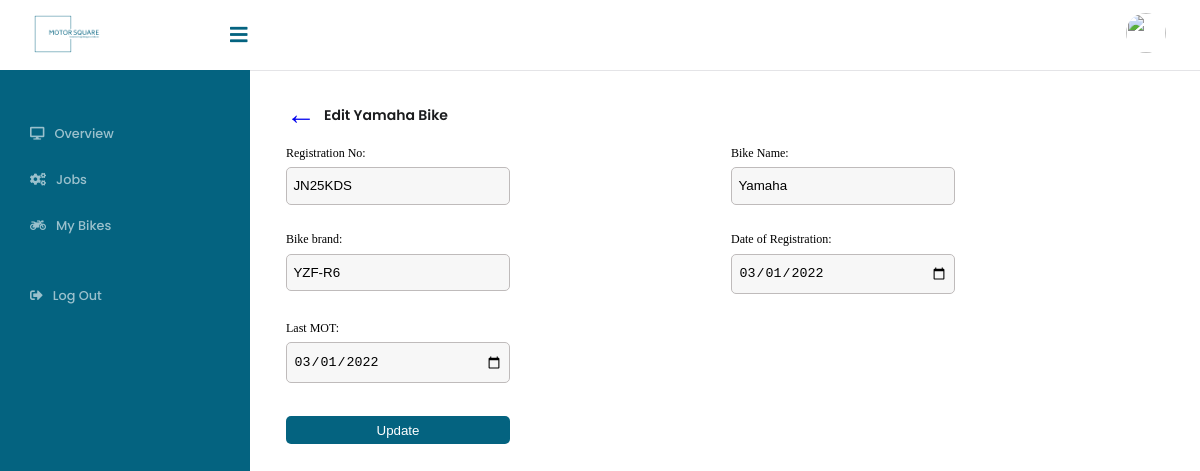
The page /customers/editBike.php?vehicleId=2 (signed in) on the database its author committed.
### tables this page shows
CREATE TABLE `vehicle` (
  `vehicleId` int(11) NOT NULL,
  `regoNumber` varchar(255) NOT NULL,
  `name` varchar(255) NOT NULL,
  `brand` varchar(255) NOT NULL,
  `regDate` date NOT NULL,
  `mot` date NOT NULL,
  `userId` int(11) NOT NULL
);

### customers/editBike.php (the view, shortened to what this page needs)
<?php
require_once("../shared/connection.php");
$bikeId = $_GET['vehicleId'];
$fetchBike=  "SELECT * From vehicle WHERE vehicleId = '$bikeId '";
$getResult = $connection->query($fetchBike);
$row=$getResult->fetch_assoc();
require_once("../shared/header.php");
require_once("shared/sidebar.php");
?>
    <div class="content">
      <div class="dashboard__overview">
        <div class="full-with flex-display align-center">
          <div class="flex-nojustify">
            <span><a class="back-arrow" href="dashboard.php">&larr;</a></span>
            <p class="dashboard__title mt-sm">Edit <?php echo $row["name"];?> Bike</p>
          </div>
        </div>
        <form id="addNewJobForm" method="post">
        <div
          class="full-with display-grid grid-two-column authenticate__details"
        >
          <div class="input-box flex-display--column">
            <label for="jobname">Registration No:</label>
            <input type="text" name="registrationNo" id="registrationNo" placeholder="" value="<?php echo $row["regoNumber"];?>"/>
          </div>
          <div class="input-box flex-display--column">
            <label for="jobbrand">Bike Name:</label>
            <input type="text" name="bikename" id="bikename" placeholder="" value="<?php echo $row["name"];?>"/>
          </div>
          <div class="input-box flex-display--column">
            <label for="jobname">Bike brand:</label>
            <input type="text" name="bikebrand" id="bikebrand" placeholder="" value="<?php echo $row["brand"];?>"/>
          </div>
          <div class="input-box flex-display--column">
            <label for="datereg">Date of Registration:</label>
            <input type="date" name="datereg" id="datereg" placeholder="" value="<?php echo $row["regDate"];?>" />
          </div>
          <div class="input-box flex-display--column">
            <label for="lastmont">Last MOT:</label>
            <input
              type="date"
              name="lastmont"
              id="lastmont"
              placeholder=""
              value="<?php echo $row["mot"];?>"
            />
          </div>
          <br>
        <button type="submit" id="editBike" name="editBike"
          class="btn btn-primary btn-full mt-md"
        >
          Update
        </button>
      </div>
    </div>
      </div>
  <?php
  require_once("../shared/footer.php");
  ?>

### css/style.css (style rules this page uses)
* { margin: 0; padding: 0; }
*, *::after, *::before { margin: 0; padding: 0; }
*, *::before, *::after { box-sizing: inherit; }
html { box-sizing: border-box; font-size: 62.5%; font-family: "Poppins", sans-serif; }
@media only screen and (max-width: 75em) { html { font-size: 50%; } }
a, ul, li { list-style: none; text-decoration: none; }
body { font-family: "Poppins", sans-serif; font-weight: 500; font-style: normal; line-height: 1.6; text-decoration: none; -ms-overflow-style: none; scrollbar-width: none; }
.back-arrow { font-size: 30px; margin-bottom: 1.8rem; margin-top: 1rem; }
.full-with { width: 100%; }
.align-center { align-items: center; }
.mt-md { margin-top: 1rem; }
.mt-sm { margin-top: 0.7rem; }
.flex-nojustify { display: flex; column-gap: 1rem; }
input, select, .text-area, .media-container { border: 1px solid #bfbbbb !important; }
p { padding: 0 !important; }
.btn { cursor: pointer; max-width: 28rem; border: none; border-radius: 5px; outline: none; padding: 0.8rem 0; min-width: 10rem; }
.btn-primary { background-color: #046380; color: white; }
.btn-full { max-width: 28rem; width: 100%; }
.display-grid { display: grid; column-gap: 1rem; row-gap: 1rem; }
.grid-two-column { grid-template-columns: 1fr 1fr; }
.flex-display { display: flex; justify-content: space-between; }
.flex-display--column { display: flex; flex-direction: column; }
.dashboard__overview { max-width: 144rem; display: flex; overflow: hidden; flex-direction: column; }
.content { margin-left: 250px; height: 100vh; transition: 0.5s; margin-top: 70px; padding-top: 20px; padding-left: 4.5rem; padding-right: 4rem; }
.dashboard__title { font-size: 1.75rem; color: #1b1c1e; line-height: 38.25px; font-weight: 600; margin-bottom: 1.25rem; }
.authenticate__details { flex: 1; background-color: #ffffff; height: 100%; }
.authenticate__details .input-box { row-gap: 0.5rem; margin-bottom: 2.2rem; }
.authenticate__details .input-box label { font-size: 1.5rem; font-weight: 500; font-family: "Manrope"; }
.authenticate__details .input-box input, .authenticate__details .input-box .dashboard__search-box input { padding: 1.3rem 0.8rem; border-radius: 5px; outline: none; border: none; max-width: 28rem; background-color: #f7f7f7; }
.authenticate__details .input-box input::placeholder, .authenticate__details .input-box .dashboard__search-box input::placeholder { font-size: 1rem; font-style: normal; font-weight: 400; text-align: left; }
form { display: flex; flex-direction: column; }

### rows shown on the page
vehicle: name "Yamaha", registrationNo "JN25KDS", bikename "Yamaha", bikebrand "YZF-R6", datereg "03/01/2022", lastmont "03/01/2022"
